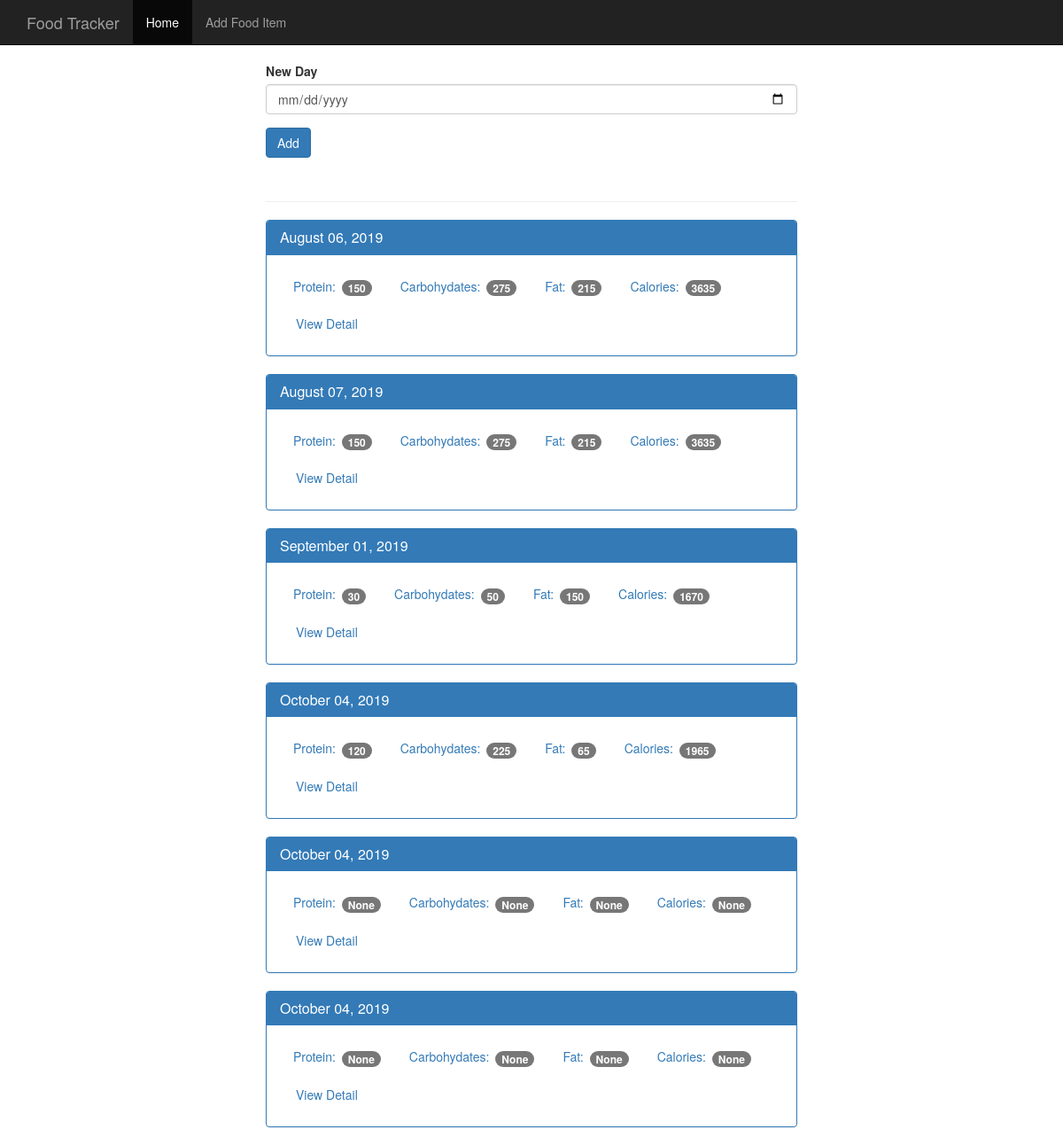
The page / on the database its author committed.
### tables this page shows
CREATE TABLE log_date(
  id integer primary key autoincrement,
  entry_date date not null
);

### app.py (the view)
@app.route('/', methods = ['GET','POST'])
def index():
    db = get_db()
    if request.method == 'POST':
        date = request.form["date"]
        dt = datetime.strptime(date, '%Y-%m-%d')
        database_date = datetime.strftime(dt, '%Y%m%d')
        db.execute('insert into log_date (entry_date) values(?)',[database_date])
        db.commit()
    cur = db.execute('''select log_date.entry_date ,sum(food.protein) as protein ,sum(food.carbohydrates) as carbohydrates , sum(food.fat)as fat,sum(food.calories)as calories
                        from log_date left
                        join food_data on food_data.log_date_id = log_date.id left
                        join food on food.id = food_data.food_id group by log_date.id order by log_date.entry_date asc''')
    results = cur.fetchall()
    pr = []
    for i in results:
        single_date = {}
        single_date['date_each'] = i['entry_date']
        single_date['protein'] = i['protein']
        single_date['carbohydrates'] = i['carbohydrates']
        single_date['fat'] = i['fat']
        single_date['calories'] = i['calories']
        d = datetime.strptime(str(i['entry_date']), '%Y%m%d')
        single_date['entry_date'] = datetime.strftime(d, '%B %d, %Y')
        pr.append(single_date)
    return render_template('home.html',results = pr,)

### app.py (called while the page is built)
def connect_db():
  sql = sqlite3.connect('food_log.db')
  sql.row_factory = sqlite3.Row
  return sql

def get_db():
  if not hasattr(g,'sqlite3_db'):
    g.sqlite_db = connect_db()
  return g.sqlite_db

### templates/home.html (shortened to what this page needs)
<!DOCTYPE html>
<html lang="en">
  <head>
    <link href={{url_for('static',filename ="bootstrap.min.css")}} rel="stylesheet">
    <link href={{url_for('static',filename="theme.css")}} rel="stylesheet">
  </head>
  <body>
    <nav class="navbar navbar-inverse navbar-fixed-top">
      <div class="container">
        <div class="navbar-header">
          <a class="navbar-brand" href="#">Food Tracker</a>
        </div>
        <div id="navbar" class="navbar-collapse collapse">
          <ul class="nav navbar-nav">
            <li class="active"><a href="{{url_for('index')}}">Home</a></li>
            <li><a href="{{url_for('food')}}">Add Food Item</a></li>
          </ul>
        </div>
      </div>
    </nav>
    <div class="container theme-showcase col-sm-6 col-sm-offset-3" role="main">
      <div class="row">
        <div>
          <form method="POST" action="/">
            <div class="form-group">
              <label for="new-day">New Day</label>
              <input type="date" class="form-control" name ="date" id="new-day">
            </div>
            <button type="submit" class="btn btn-primary">Add</button>
          </form>
          <div class="page-header"></div>
          {%for r in results%}
          <div class="panel panel-primary">
            <div class="panel-heading">
              <h3 class="panel-title">{{r.entry_date}}</h3>
            </div>
            <div class="panel-body">
              <ul class="nav nav-pills" role="tablist">
                <li><a>Protein: <span class="badge">{{r.protein}}</span></a></li>
                <li><a>Carbohydates: <span class="badge">{{r.carbohydrates}}</span></a></li>
                <li><a>Fat: <span class="badge">{{r.fat}}</span></a></li>
                <li><a>Calories: <span class="badge">{{r.calories}}</span></a></li>
                <li><a href="{{url_for('view',date = r.date_each)}}" type="button" class="btn btn-link">View Detail</a></li>
              </ul>
            </div>
          </div>
          {% endfor %}
        </div>
      </div>
    </div>
  </body>
</html>

### static/theme.css (style rules this page uses)
body { padding-top: 70px; padding-bottom: 30px; }

### rows shown on the page
log_date: entry_date "August 06, 2019", protein "150", carbohydrates "275", fat "215", calories "3635"
log_date: entry_date "August 07, 2019", protein "150", carbohydrates "275", fat "215", calories "3635"
log_date: entry_date "September 01, 2019", protein "30", carbohydrates "50", fat "150", calories "1670"
log_date: entry_date "October 04, 2019", protein "120", carbohydrates "225", fat "65", calories "1965"
log_date: entry_date "October 04, 2019", protein "None", carbohydrates "None", fat "None", calories "None"
log_date: entry_date "October 04, 2019", protein "None", carbohydrates "None", fat "None", calories "None"
